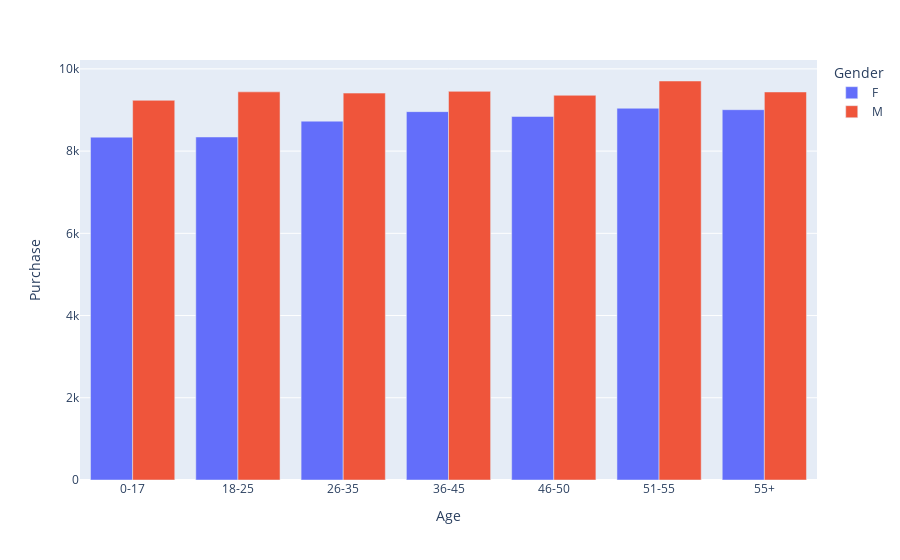

Notebook code for this chart:
### Code cell
# 누적 막대그래프
# fig = px.bar(data_frame=grouped_df, x='Age', y='Purchase', color = 'Gender')

# Gender 범주에 따라 막대를 별도로 표시
fig = px.bar(data_frame=grouped_df, x='Age', y='Purchase', color = 'Gender', barmode = 'group')
fig.show()

### Figure 1 — Plotly figure (JSON) as saved in the notebook; plotly's stock layout.template omitted (floating-point values rounded to 4 significant figures)
{"data": [{"alignmentgroup": "True", "hovertemplate": "Gender=F<br>Age=%{x}<br>Purchase=%{y}<extra></extra>", "legendgroup": "F", "marker": {"color": "#636efa", "pattern": {"shape": ""}}, "name": "F", "offsetgroup": "F", "orientation": "v", "showlegend": true, "textposition": "auto", "type": "bar", "x": ["0-17", "18-25", "26-35", "36-45", "46-50", "51-55", "55+"], "xaxis": "x", "y": [8339.0, 8343.0, 8728.0, 8960.0, 8842.0, 9042.0, 9007.0], "yaxis": "y"}, {"alignmentgroup": "True", "hovertemplate": "Gender=M<br>Age=%{x}<br>Purchase=%{y}<extra></extra>", "legendgroup": "M", "marker": {"color": "#EF553B", "pattern": {"shape": ""}}, "name": "M", "offsetgroup": "M", "orientation": "v", "showlegend": true, "textposition": "auto", "type": "bar", "x": ["0-17", "18-25", "26-35", "36-45", "46-50", "51-55", "55+"], "xaxis": "x", "y": [9235.0, 9441.0, 9410.0, 9453.0, 9357.0, 9705.0, 9438.0], "yaxis": "y"}], "layout": {"barmode": "group", "legend": {"title": {"text": "Gender"}, "tracegroupgap": 0}, "margin": {"t": 60}, "xaxis": {"anchor": "y", "domain": [0, 1], "title": {"text": "Age"}}, "yaxis": {"anchor": "x", "domain": [0, 1], "title": {"text": "Purchase"}}}}
